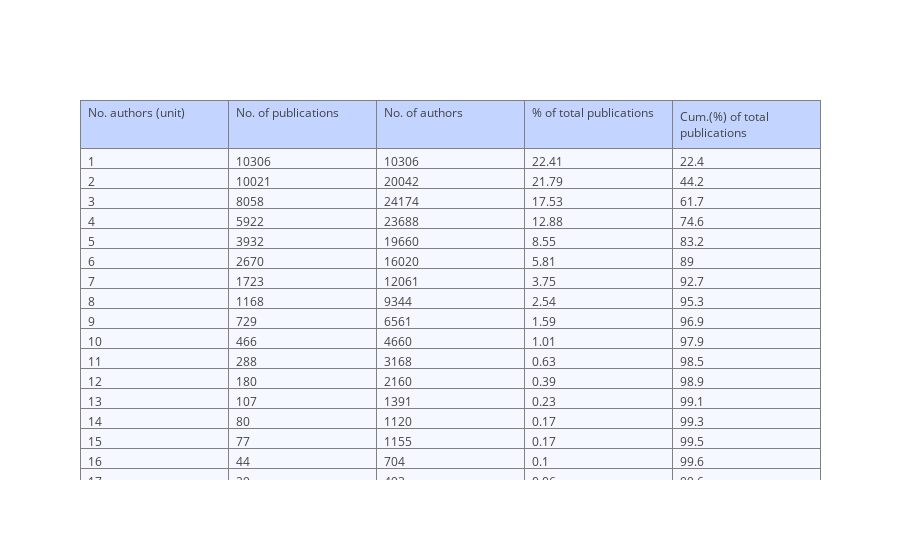
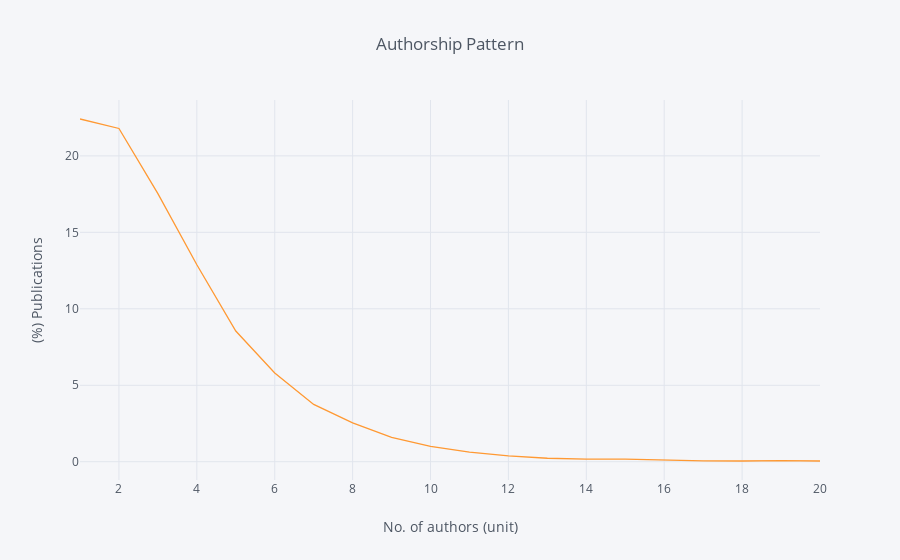

These figures' notebook cell, in order:
### Markdown cell above
## Dynamics in Publication Networks

### Code cell
# plot authorship pattern
cutoff_unit = 20
visual.plot_authorship_ptrn(cutoff_unit)

### Figure 1 — Plotly figure (JSON) as saved in the notebook; plotly's stock layout.template omitted (floating-point values rounded to 4 significant figures)
{"data": [{"cells": {"align": ["left", "left", "left", "left", "left"], "fill": {"color": "#F5F8FF"}, "values": [[1, 2, 3, 4, 5, 6, 7, 8, 9, 10, 11, 12, 13, 14, 15, 16, 17, 18, 19, 20, ">20"], [10306, 10021, 8058, 5922, 3932, 2670, 1723, 1168, 729, 466, 288, 180, 107, 80, 77, 44, 29, 22, 35, 21, 101], [10306, 20042, 24174, 23688, 19660, 16020, 12061, 9344, 6561, 4660, 3168, 2160, 1391, 1120, 1155, 704, 493, 396, 665, 420, 3989], [22.41, 21.79, 17.53, 12.88, 8.55, 5.81, 3.75, 2.54, 1.59, 1.01, 0.63, 0.39, 0.23, 0.17, 0.17, 0.1, 0.06, 0.05, 0.08, 0.05, 0.22], [22.4, 44.2, 61.7, 74.6, 83.2, 89, 92.7, 95.3, 96.9, 97.9, 98.5, 98.9, 99.1, 99.3, 99.5, 99.6, 99.6, 99.7, 99.7, 99.8, 100]]}, "header": {"align": ["left", "left", "left", "left", "left"], "fill": {"color": "#C2D4FF"}, "values": ["No. authors (unit)", "No. of publications", "No. of authors", "% of total publications", "Cum.(%) of total publications"]}, "type": "table", "uid": "cb52cdd0-db96-47bd-8f4c-253ee370fe96"}], "layout": {}}

### Figure 2 — Plotly figure (JSON) as saved in the notebook; plotly's stock layout.template omitted (floating-point values rounded to 4 significant figures)
{"data": [{"line": {"color": "rgba(255, 153, 51, 1.0)", "dash": "solid", "shape": "linear", "width": 1.3}, "mode": "lines", "name": "% of total publications", "text": "", "type": "scatter", "uid": "95315c4f-93fa-48e2-8aaf-c92d0e5b0412", "x": [1, 2, 3, 4, 5, 6, 7, 8, 9, 10, 11, 12, 13, 14, 15, 16, 17, 18, 19, 20, ">20"], "y": [22.41, 21.79, 17.53, 12.88, 8.55, 5.81, 3.75, 2.54, 1.59, 1.01, 0.63, 0.39, 0.23, 0.17, 0.17, 0.1, 0.06, 0.05, 0.08, 0.05, 0.22]}], "layout": {"legend": {"bgcolor": "#F5F6F9", "font": {"color": "#4D5663"}}, "paper_bgcolor": "#F5F6F9", "plot_bgcolor": "#F5F6F9", "title": {"font": {"color": "#4D5663"}, "text": "Authorship Pattern"}, "xaxis": {"gridcolor": "#E1E5ED", "showgrid": true, "tickfont": {"color": "#4D5663"}, "title": {"font": {"color": "#4D5663"}, "text": "No. of authors (unit)"}, "zerolinecolor": "#E1E5ED"}, "yaxis": {"gridcolor": "#E1E5ED", "showgrid": true, "tickfont": {"color": "#4D5663"}, "title": {"font": {"color": "#4D5663"}, "text": "(%) Publications"}, "zerolinecolor": "#E1E5ED"}}}
